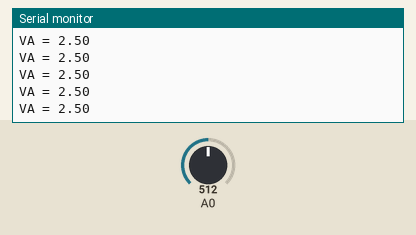
Simulated run of this sketch. Board: Arduino Uno, built with avr-gcc and run on an emulated ATmega328P. On the bench: the last lines printed to the serial monitor. The test bench sets the inputs (shaded band); at power-on: A0 = 512.

Above: at 1.2 s.
1.3 s: A0 set to 716
At 2.3 s:
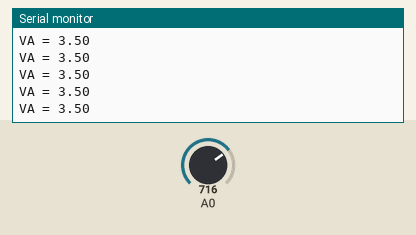
2.8 s: A0 set to 900
At 3.3 s:
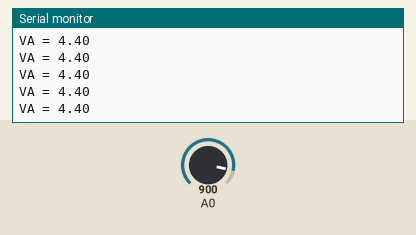
Timing chart, 0 to 5.8 s (numbered marks = the images above; inputs shaded):
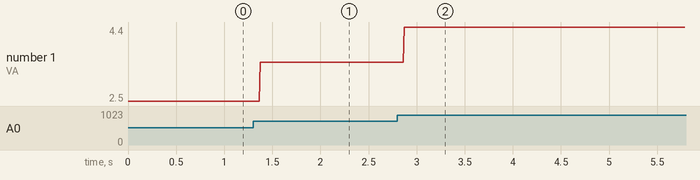

Measured:
- after the input at 1.3 s, the serial monitor: prints a new line after 0.07 s (image 1)
- after the input at 2.8 s, the serial monitor: prints a new line after 0.07 s (image 2)
- plotted number 1: 2.5 → 3.5 after the input at 1.3 s, 3.5 → 4.4 after the input at 2.8 s

The sketch:

voltmeter.ino
```cpp
/*
   This program reads the analog value on A0 and converts it into
   the actual voltage (0 to about 5V). Then it prints the result.
*/

void setup() {
  // Start the Serial Monitor at 9600 baud so we can see the output
  Serial.begin(9600);
}

void loop() {
  // Read the analog value from A0 (range: 0 to 1023)
  int V = analogRead(A0);

  // Convert the analog value into a voltage using the formula:
  // voltage = (ADC value * 5V) / 1023
  float VA = V * (5.0 / 1023.0);

  // Print the label "VA = "
  Serial.print("VA = ");

  // Print the calculated voltage
  Serial.println(VA);
}
```
